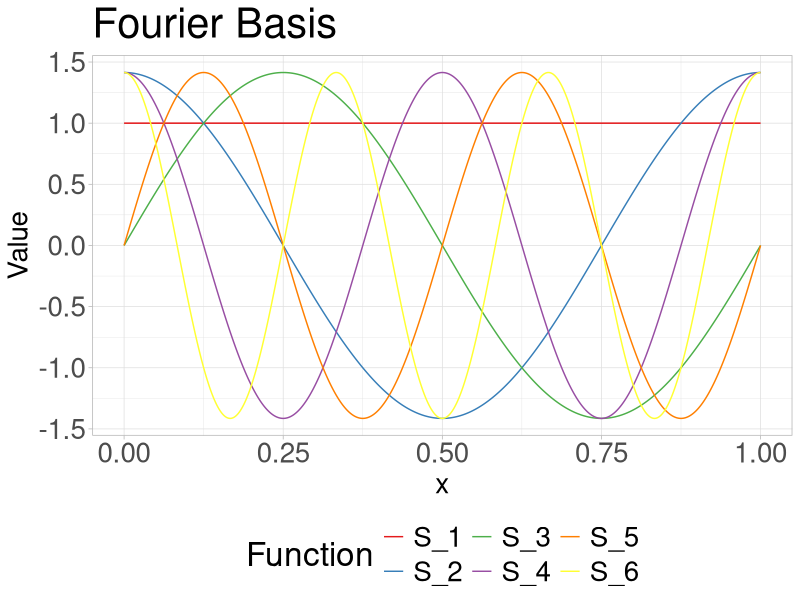

Recreate this plot in R.
##### This script generates a plot showing of a chosen number of fourier basis functions #####

# Load packages
library(tidyverse)

# setup for plot generation
n_funcs <- 6
n_points <- 1000

# function factory that generates the basis functions
basis_func <- function(i){
  if(i == 1){
    ret_func <- function(x){return(1)}
  } else
  if(i %% 2 == 0){
      ret_func <- function(x){return(sqrt(2)*cos(pi * i * x))}
  } else
  if(i > 1 && i %% 2 == 1){
    ret_func <- function(x){return(sqrt(2)*sin(pi * (i-1) * x))}
  } else{
    stop('Malformed Index chosen.')
  }
}

# Create points for calculation of basis functions
points <- seq(from = 0, to = 1, length.out = n_points)

# Calculate basis functions at points
res_list <- list()
for(i in 1:n_funcs){
  tmp_func <- basis_func(i)
  res_list[[i]] <- unlist(
    map(.x = points, .f = tmp_func)
    )
}

# convert to tibble
res_tibble <- cbind(tibble(x = points),
                    as_tibble(res_list, .name_repair = 'unique'))
names(res_tibble) <- c('x', paste0('S_', 1:n_funcs))

# pivot_longer to allow for easy plotting
plot_tibble <- res_tibble %>% 
  pivot_longer(cols = !x, names_to = 'Function', values_to = 'Value')

# generate plot
fourier_plot <- ggplot(data = plot_tibble) +
  geom_line(aes(x = x, y = Value, col = Function)) +
  ggtitle("Fourier Basis") +
  theme_light() +
  scale_colour_brewer(palette="Set1") + 
  theme(legend.position="bottom",
        plot.title = element_text(size = 30),
        axis.title = element_text(size = 20),
        axis.text = element_text(size = 20),
        legend.title = element_text(size = 24),
        legend.text = element_text(size = 20))

# save plot in appropriate folder
ggsave(filename = '../Graphics/Fourier_Basis.pdf', plot = fourier_plot,
       width = 20, height = 8, units = "in", dpi = 600)
